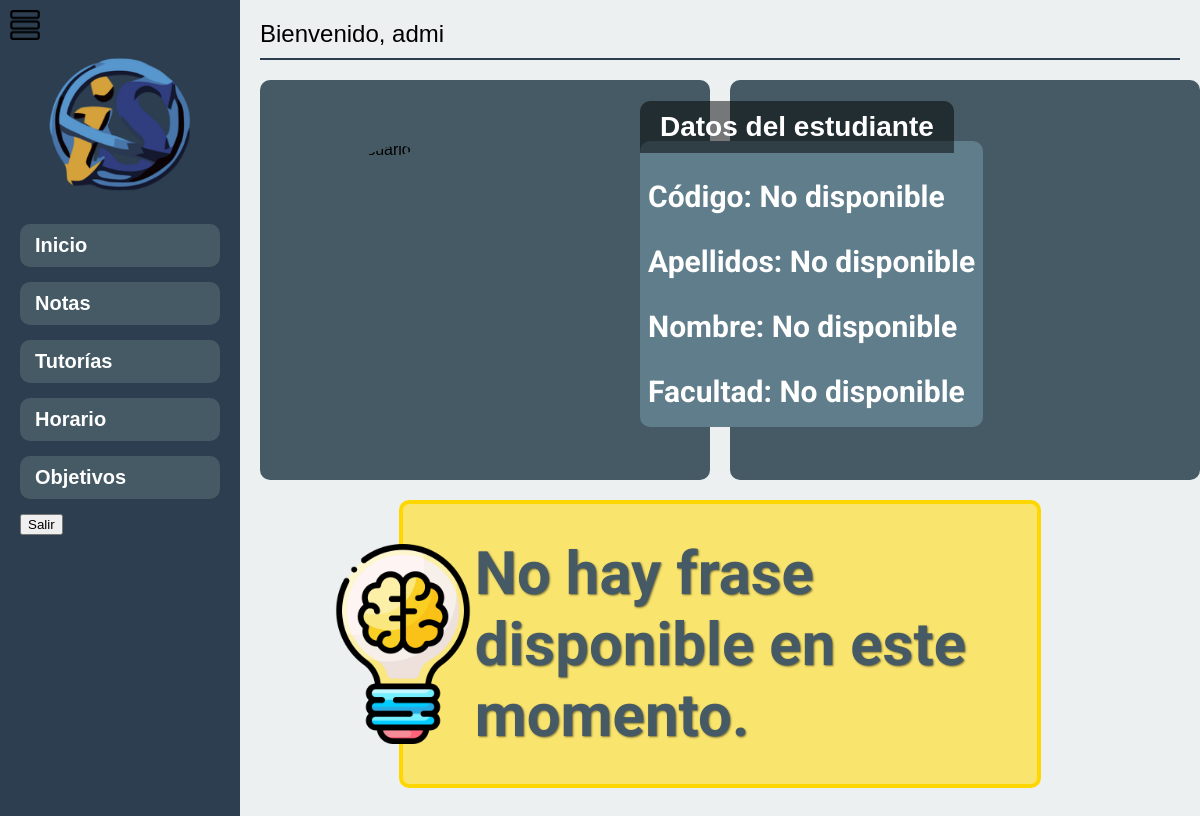
The app's page /dashboard_alumno.php (signed in), older data.
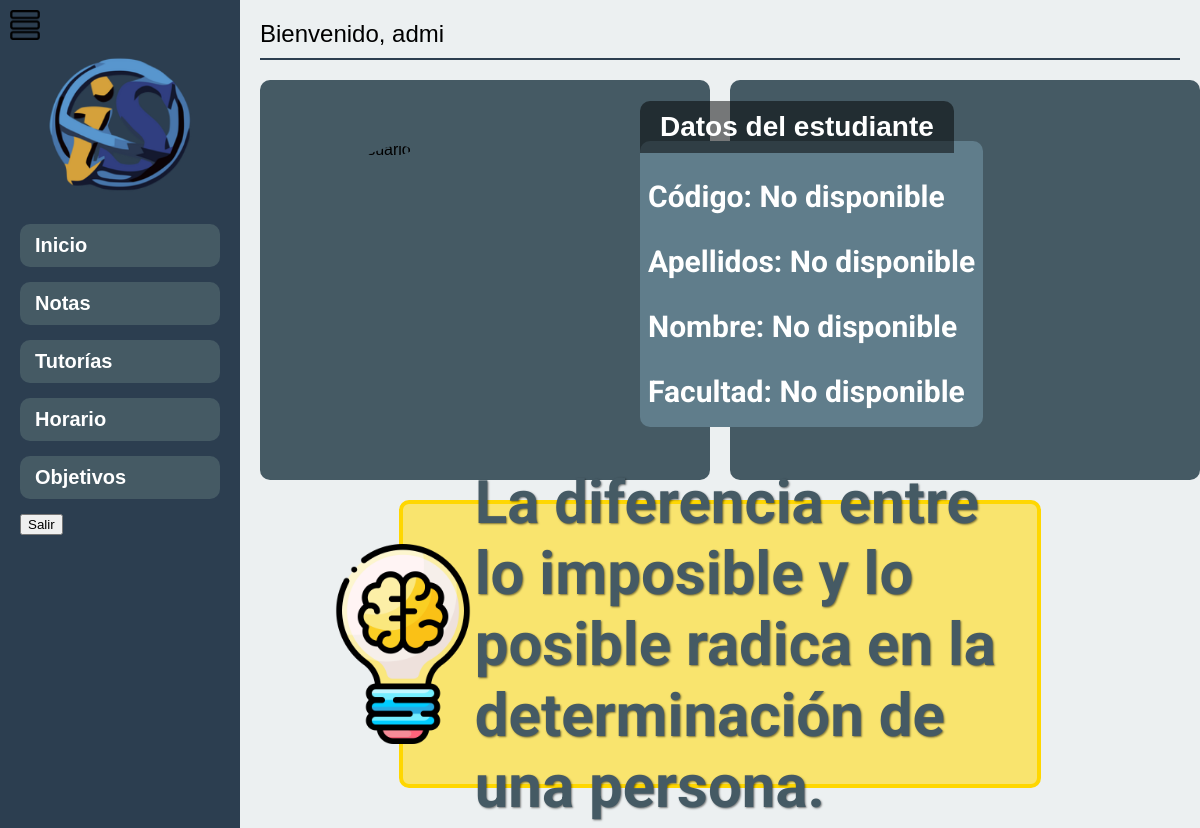
The same page, newer data.
### tables this page shows
CREATE TABLE `frases_motivadoras` (
  `id` int NOT NULL,
  `frase` varchar(255) NOT NULL
);

### dashboard_alumno.php (the view, shortened to what this page needs)
<?php
include 'conn/connection.php';
$nombre_usuario = $_SESSION['nombre'];
try {
    $stmt_usuario = $conn->prepare("SELECT id FROM usuarios WHERE nombre_usuario = :nombre_usuario");
    $stmt_usuario->bindParam(':nombre_usuario', $nombre_usuario);
    $stmt_usuario->execute();
    if ($stmt_usuario->rowCount() > 0) {
        $resultado_usuario = $stmt_usuario->fetch(PDO::FETCH_ASSOC);
        $id_usuario = $resultado_usuario['id'];
        $stmt_alumno = $conn->prepare("SELECT cod_alumno, apellidos, nombre, facultad FROM alumno WHERE id_usuario = :id_usuario");
        $stmt_alumno->bindParam(':id_usuario', $id_usuario);
        $stmt_alumno->execute();
        if ($stmt_alumno->rowCount() > 0) {
            $resultado_alumno = $stmt_alumno->fetch(PDO::FETCH_ASSOC);
            $cod_alumno = $resultado_alumno['cod_alumno'];
            $apellidos = $resultado_alumno['apellidos'];
            $nombre = $resultado_alumno['nombre'];
            $facultad = $resultado_alumno['facultad'];
        } else {
            $cod_alumno = "No disponible";
            $apellidos = "No disponible";
            $nombre = "No disponible";
            $facultad = "No disponible";
        }
    } else {
        $cod_alumno = "No disponible";
        $apellidos = "No disponible";
        $nombre = "No disponible";
        $facultad = "No disponible";
    }
} catch(PDOException $e) {
    $cod_alumno = "Error";
    $apellidos = "Error";
    $nombre = "Error";
    $facultad = "Error";
}
try {
    $random_id = rand(1, 30);
    $stmt = $conn->prepare("SELECT frase FROM frases_motivadoras WHERE id = :id");
    $stmt->bindParam(':id', $random_id);
    $stmt->execute();
    if ($stmt->rowCount() > 0) {
        $frase_motivadora = $stmt->fetch(PDO::FETCH_ASSOC)['frase'];
    } else {
        $frase_motivadora = "No hay frase disponible en este momento.";
    }
} catch(PDOException $e) {
    $frase_motivadora = "Error al obtener la frase motivadora.";
}
?>
<!DOCTYPE html>
<html lang="es">
<head>
</head>
<body>
    <div class="container">
        <div class="sidebar" id="sidebar">
            <div class="sidebar-logo">
                <img src="fisi.png" alt="Logo Facultad">
            </div>
            <ul>
                <li><a href="dashboard_alumno.php">Inicio</a></li>
                <li><a href="notas.php">Notas</a></li>
                <li><a href="tutorias.php">Tutorías</a></li>
                <li><a href="horario.php">Horario</a></li>
                <li><a href="objetivos.php">Objetivos</a></li>
                <li><button onclick="showPopup()">Salir</button></li>
            </ul>
        </div>
        <div class="main-content">
            <?php
            if (isset($_SESSION['nombre'])) {
                echo "<div class='welcome-message'>Bienvenido, " . $_SESSION['nombre'] . "</div>";
            } else {
                echo "<p>Por favor, inicia sesión para ver tus datos.</p>";
            }
            ?>
            <div class="large-rectangle"></div>
            <div class="large-rectangle new">
                <div class="motivational-quote">
                    <?php echo $frase_motivadora; ?>
                </div>
            </div>
            <div class="user-photo-container">
            </div>
            <div class="alumno-info-container">
                <div class="alumno-info">
                    <div class="title">Datos del estudiante</div>
                    <div class="text-container">
                        <p>Código: <?php echo $cod_alumno; ?></p>
                        <p>Apellidos: <?php echo $apellidos; ?></p>
                        <p>Nombre: <?php echo $nombre; ?></p>
                        <p>Facultad: <?php echo $facultad; ?></p>
                    </div>
                </div>
            </div>
        </div>
    </div>
    <div class="menu-toggle" onclick="toggleSidebar()">
        <img src="icono_menu.png" alt="Menú">
    </div>
</body>
</html>

### dashboard_alumno.php (style rules this page uses)
body { font-family: Arial, sans-serif; margin: 0; padding: 0; background-color: #f4f4f4; }
.container { display: flex; min-height: 100vh; }
.sidebar { background-color: #2c3e50; color: #fff; padding: 20px; width: 200px; transition: width 0.5s; overflow-x: hidden; }
.sidebar ul { list-style: none; padding: 0; margin: 0; visibility: visible; opacity: 1; transition: opacity 0.5s; }
.sidebar li { margin-bottom: 15px; }
.sidebar a { color: #fff; text-decoration: none; font-size: 20px; font-weight: bold; display: block; padding: 10px 15px; border-radius: 10px; transition: background-color 0.3s; background-color: #455a64; }
.sidebar-logo { text-align: center; margin-bottom: 20px; transition: all 0.5s; }
.sidebar-logo img { max-width: 150px; margin-top: 30px; transition: all 0.5s; }
.main-content { background-color: #ecf0f1; padding: 20px; flex: 1; display: flex; flex-direction: column; align-items: flex-start; position: relative; }
.welcome-message { margin-bottom: 20px; font-size: 24px; border-bottom: 2px solid #2c3e50; padding-bottom: 10px; width: 100%; }
.user-photo-container { width: 300px; height: 300px; border-radius: 50%; overflow: hidden; margin-bottom: 20px; position: absolute; top: 17%; left: 40px; }
.alumno-info-container { position: absolute; top: 17%; left: 400px; }
.menu-toggle { position: absolute; top: 10px; left: 10px; cursor: pointer; }
.menu-toggle img { width: 30px; }
.large-rectangle { background-color: #455a64; border-radius: 10px; margin-bottom: 20px; width: calc(50% - 10px); height: 50vh; }
.large-rectangle.new { background-color: #f9e46e; border: 4px solid #ffd700; border-radius: 10px; margin-bottom: 20px; width: calc(70% - 10px); height: 35vh; position: relative; bottom: 0px; left: 50%; transform: translateX(-50%); }
.large-rectangle.new::before { content: ""; background-image: url('http://localhost/icono_cerebro.png'); background-size: cover; background-repeat: no-repeat; background-position: center; position: absolute; top: 50%; left: -100px; transform: translateY(-50%); width: 200px; height: 200px; }
.alumno-info p { font-family: 'Roboto', sans-serif; font-size: 30px; font-weight: bold; color: #fff; margin-bottom: 10px; }
.title { font-size: 28px; font-weight: bold; margin-bottom: 10px; color: #fff; position: absolute; top: -40px; left: 0; background-color: rgba(0, 0, 0, 0.5); padding: 10px 20px; border-top-left-radius: 10px; border-top-right-radius: 10px; }
.text-container { background-color: #607d8b; color: #fff; padding: 8px; border-radius: 10px; margin-bottom: 10px; font-size: 22px; font-weight: bold; }
.motivational-quote { font-size: 60px; color: #455a64; font-family: 'Roboto', sans-serif; font-weight: bold; text-shadow: 1px 1px 2px rgba(0, 0, 0, 0.5); position: absolute; top: 50%; right: 20px; transform: translateY(-50%); width: calc(100% - 40px); max-width: calc(95% - 40px); padding: 0 20px; box-sizing: border-box; }

Row changes from the older to the newer data that the page shows:
added frases_motivadoras: frase "La diferencia entre lo imposible y lo posible radica en la determinación de una persona."
Text that changed along with them:
$frase_motivadora: "No hay frase disponible en este momento." → (not shown)
